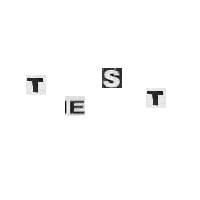
#> input picture dataset/detection-images/detection-1.jpg, 200 x 200 px, given as the content of the folder dataset/chars74k-lite/a, which was not available
$ python detection.py
#> lines starting #> are read from the running program, lines starting #| are printed output that depends on the picture; after the words box and inside, x2 and y2 are one past the last pixel; in counts of white or black regions, pixels touching at a corner belong together; pictures that were not available may be replaced by others from this repository, and a replacement may not be noted
### util.py
# -*- coding: utf-8 -*-

import numpy as np
import glob
import cv2

# [4 lines left out: function onehot_encode, not called in this run]

def import_dataset():
    image_list = []
    label_list = []
    alphabet = []

    for letter in range(97,123):
        alphabet.append(chr(letter))

    label = 0
    for letter in alphabet:
        for filename in glob.glob('dataset/chars74k-lite/' + letter + '/*.jpg'): #assuming gif
            im = cv2.imread(filename,0)
#> im is the input picture: shape (200, 200); min 0, max 255, mean 251.4
            image_list.append(im)
            label_list.append(label)

        label += 1

    return image_list, label_list


def flatten_image_list (image_list):
    flatten_list = []
    for i in range(0,len(image_list)):
        flatten_list.append(np.array(image_list[i]).flatten().tolist())

    return flatten_list


# [34 lines left out: functions shuffle_data, train_val_split, not called in this run]


### classification.py
# -*- coding: utf-8 -*-

import numpy as np
import util
from matplotlib import pyplot as plt
from sklearn.preprocessing import StandardScaler
from sklearn.decomposition import PCA
from sklearn.ensemble import RandomForestClassifier
from sklearn.metrics import accuracy_score
from skimage import feature as ft
from sklearn import svm
import skimage as sk
import cv2
#from skimage import transform
#from skimage import util
from scipy import ndarray
import random
from sklearn.neural_network import MLPClassifier


# [22 lines left out: functions random_rotation, random_noise, augmentation, not called in this run]

def apply_HOG(imageBytes):
    hogg = []
    for i in range(0, len(imageBytes)):
        arr = imageBytes[i]
        arr = np.resize(arr,(20,20))
        fd, arr = ft.hog(arr, orientations=8, pixels_per_cell=(10, 10),
                        cells_per_block=(1, 1), visualize=True, block_norm = 'L2-Hys')
        arr = np.reshape(arr,(400,))
        hogg.append(arr)
    return hogg

# [24 lines left out: functions apply_LBP, apply_edge_detection, not called in this run]

def feature_engineering(imageBytes, detection):
    imageBytes = np.append(imageBytes, apply_HOG(imageBytes), axis=1)   #apply HOG
    #imageBytes = np.append(imageBytes, apply_LBP(imageBytes), axis=1)  #apply LBP
    #imageBytes = np.append(imageBytes, apply_edge_detection(imageBytes), axis=1)  #apply edge detection
    imageBytes = StandardScaler().fit_transform(imageBytes) #apply feature scaling
    if detection:
        return imageBytes
    else:
        pca = PCA(n_components=50)
        return pca.fit_transform(imageBytes)

def transform_data(samples): #apply feature engineering to images for detection
    n_samples = []
    for i in range(0, len(samples)):
        n_samples.append(np.array(samples[i]))
    imageBytes = np.array(util.flatten_image_list (n_samples))
    primarycomp = feature_engineering(imageBytes, True)

    return primarycomp

def get_data(detection): #get dataset images and apply feature engineering to them
    images, labels = util.import_dataset()
    imageBytes = np.array(util.flatten_image_list (images))

    if detection:
        #imageBytes, labels = augmentation(imageBytes, labels)
        imageBytes = feature_engineering(imageBytes, detection)
        return imageBytes, labels
    else:
        primarycomp = feature_engineering(imageBytes, detection)
        X_train, Y_train, X_test, Y_test = util.train_val_split(primarycomp, labels, 0.8)
        return X_train, Y_train, X_test, Y_test

def svm_train(X_train, Y_train):
    svmC = svm.SVC(gamma='scale', probability=True)
    print(svmC) #signature
    svmC.fit(X_train, Y_train)

    return svmC

def svm_predict(svmC, X_test):
    svm_y_pred = svmC.predict(X_test)
    confidence = svmC.predict_proba(X_test)
    return svm_y_pred, confidence

# [60 lines left out: functions mlp_train, mlp_predict, rf_train, rf_predict, print_single_results, main, not called in this run]

    #print_single_results(model, X_test, Y_test, 'svm')
    #print_single_results(mlp, X_test, Y_test, 'mlp')
    #print_single_results(rf, X_test, Y_test, 'Randon Forest')

# [2 lines that do not run on import are left out]


### detection.py
# -*- coding: utf-8 -*-

import numpy as np
from PIL import Image
import glob
import matplotlib.pyplot as plt
import classification

def import_detect_images():
    image_list = []

    for filename in glob.glob('dataset/detection-images/*.jpg'):
        im=Image.open(filename)
        image_list.append(im)

    return image_list

def whiteness_filter(image, width, height, ratio): #filter out images that are mostly white (don't contain characters)
    threshold = ratio*255*width*height
    im_array = np.array(image)
    if (im_array.sum() > threshold):
        return False #discard white image
    else:
        return True #keep image

# [12 lines left out: function threshold_filter, not called in this run]

def box_area(pmin,pmax):
    return (pmax[0] - pmin[0])*(pmax[1] - pmin[1])


# [89 lines left out: functions iou, non_max_supression, plot_boxes, not called in this run]

def detect_single_image(im, model, stride, window_sizes):
    im_w, im_h = im.size
    samples = []
    coordinates = [] #(left, lower, window size)
    for w_size in window_sizes:
        for i in range(0,(im_h - w_size + stride),stride):
            for j in range(0,(im_w - w_size + stride),stride):
                box = (j, i, j + w_size, i + w_size) #(left, upper, right, lower)
                im_crop = im.crop(box)
                #filter of white area
                if (whiteness_filter(im_crop, w_size, w_size, 0.7)):
                    samples.append(im_crop)
                    coordinates.append([j,i,w_size])

    scores = []
    for i in range(0,len(samples)):
        samples[i] = samples[i].resize((20,20))

    samples = classification.transform_data(samples)
    classes, scores_vec = classification.svm_predict(model, samples)

    classes = [int(i) for i in classes]
    for i in range(0,len(scores_vec)):
        scores.append(scores_vec[i][int(classes[i])])
    #threshold
    samples, coordinates, classes, scores = threshold_filter(samples, coordinates, classes, scores, 0.6)

    #non-max supression
    samples, coordinates, classes, scores = non_max_supression(samples, coordinates, classes, scores, max_boxes = 50)

    #plotting boxes
    plot_boxes (im, coordinates, classes, scores)


def main():
    #define hyperparameters stride, window_sizes[]
    stride = 2
    window_sizes = [20]

    #training the svm
    X, Y = classification.get_data(True)
    model = classification.svm_train(X, Y)

    #import the images
    images = import_detect_images()
#> images = 2 items

    #sliding window
    for im in images:
        detect_single_image(im, model, stride, window_sizes)
#> this loop made 1 pass
#> (im_w in detect_single_image, im_h in detect_single_image) on pass 1: (200, 200)
#> pass 1, in whiteness_filter (call 2136), `im_array = np.array(image)`:
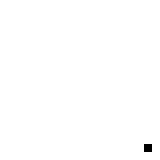
#> im_array: shape (20, 20) (shown 8 times larger); values 254 (black) and 255 (white), 99.8% white; black in thin lines or dots, all inside (x1, y1, x2, y2) = (18, 18, 19, 19)
#> pass 1, in whiteness_filter (call 2137), `im_array = np.array(image)`:
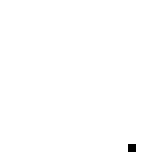
#> im_array: shape (20, 20) (shown 8 times larger); values 254 (black) and 255 (white), 99.8% white; black in thin lines or dots, all inside (x1, y1, x2, y2) = (16, 18, 17, 19)
#> pass 1, in whiteness_filter (call 2138), `im_array = np.array(image)`:
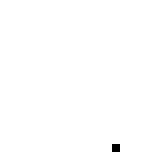
#> im_array: shape (20, 20) (shown 8 times larger); values 254 (black) and 255 (white), 99.8% white; black in thin lines or dots, all inside (x1, y1, x2, y2) = (14, 18, 15, 19)

if __name__ == "__main__":
#> (the run stopped early here; a loop or call above may not have finished)
